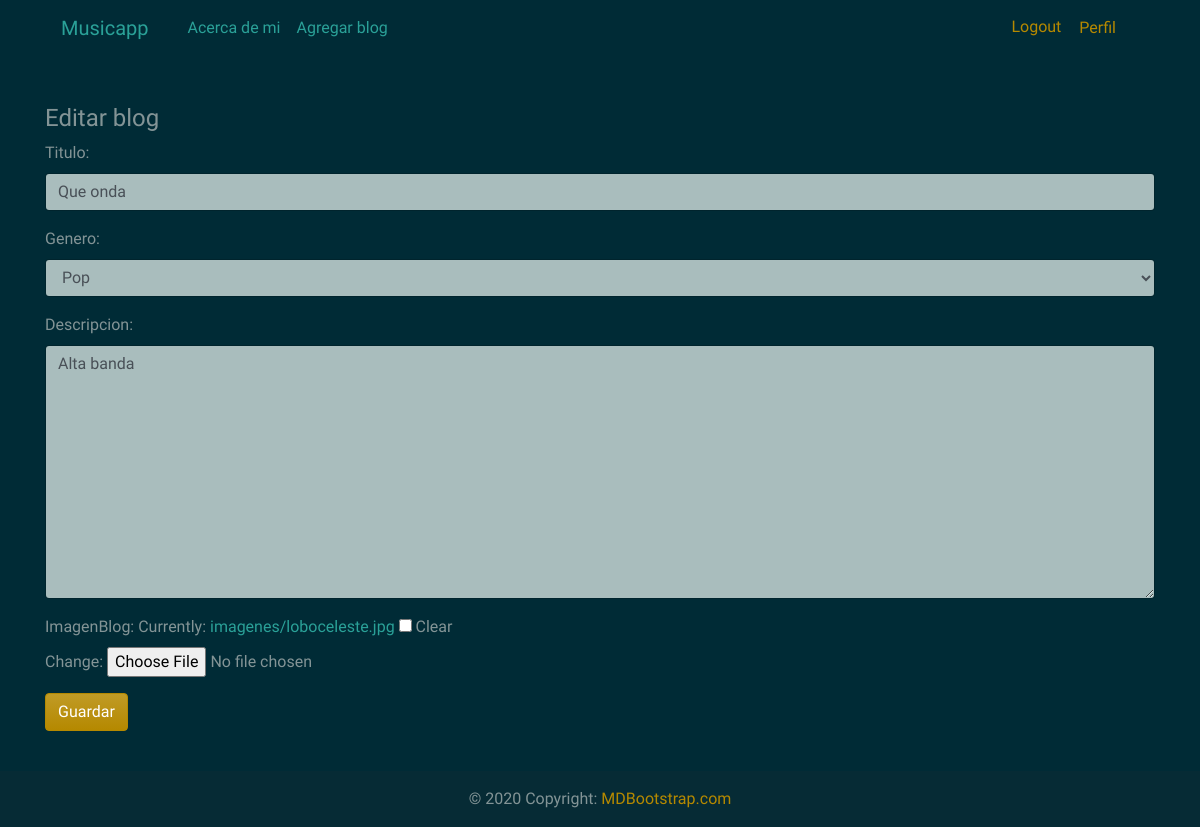
Page /editar-blog/2/ (signed in) on the committed database.
### Musicapp/models.py (models this page shows, shortened)
class Blog(models.Model):
    generoSeleccion = (
    ('rock','Rock'),
    ('pop', 'Pop'),
    ('clasica','Clasica'),
    ('punk','Punk'),
    ('trap','Trap'),
    ('reggaeton','Reggaeton'),
    ('cumbia','Cumbia'),
    ('otro', 'Otro'),
    )
    usuario = models.ForeignKey(User, on_delete=models.CASCADE, null=True, blank=True)
    titulo = models.CharField(max_length=200)
    genero = models.CharField(max_length=15, choices=generoSeleccion, default='Rock')
    descripcion = models.TextField(null=True, blank=True)
    fechaPublicacion = models.DateTimeField(auto_now_add=True)
    imagenBlog = models.ImageField(null=True, blank=True, upload_to="imagenes/")
    class Meta:
        ordering = ['usuario', '-fechaPublicacion']

### Musicapp/views.py (the view)
# urls.py: path('editar-blog/<int:pk>/', BlogUpdate.as_view(), name='editar-blog'),
class BlogUpdate(LoginRequiredMixin, UpdateView):
    model = Blog
    form_class = FormularioActualizacionBlog
    success_url = reverse_lazy('lista-blogs')
    template_name = 'Musicapp/Blogs/editar-blog.html'

### Musicapp/forms.py
class FormularioActualizacionBlog(forms.ModelForm):
    class Meta:
        model = Blog
        fields = ('titulo', 'genero', 'descripcion', 'imagenBlog')
        widgets = {
            'titulo' : forms.TextInput(attrs={'class': 'form-control'}),
            'genero' : forms.Select(attrs={'class': 'form-control'}),
            'descripcion' : forms.Textarea(attrs={'class': 'form-control'}),
        }

### Musicapp/templates/Musicapp/Blogs/editar-blog.html (shortened to what this page needs)
{% extends 'Musicapp/main.html' %}
{% block contenido %}
<br>
<br>
{% if user.id == blog.usuario.id %}
<div class="container">
    <h4>Editar blog</h4>
</div>
<div class="container">
    <div class="form-group">
        <form method="post" enctype="multipart/form-data">{% csrf_token %}
            {{ form.as_p }}
            <button type="submit" class="btn btn-primary">Guardar</button>
        </form>
    </div>
</div>
<br>
{% else %}
<div class="container">
<h4>No tienes acceso a esta pagina!</h4>
</div>
{% endif %}
{% endblock %}

### rows in the picture
Blog: titulo "Que onda", genero "Pop", descripcion "Alta banda"
